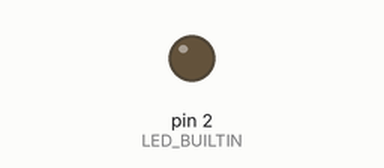
The sketch below on a simulated Arduino Uno, built with avr-gcc and run on an emulated ATmega328P. Shown: output pins drawn as LEDs (lit = HIGH).

Above: at 0.5 s.
At 5.0 s:
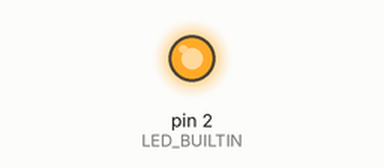
Timing chart, 0 to 6.9 s (numbered marks = the images above):
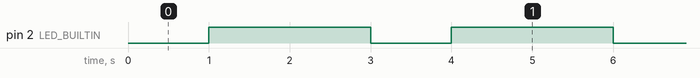

The sketch:

Led_ON_OFF.ino
```cpp
#define LED_BUILTIN 2
void setup() {
 pinMode(LED_BUILTIN, OUTPUT); // Initialize the LED_BUILTIN
}
void loop() {
 digitalWrite(LED_BUILTIN, LOW); // Turn the LED on
 // Nota che LOW è il livello di tensione
 // ma in realtà il LED è acceso, questo perché
 // é attivo LOW sulla ESP
 delay(1000); // attendere un secondo
 digitalWrite(LED_BUILTIN, HIGH); // Spegne il LED
// mettendo il voltaggio su HIGH
 delay(2000); // Attendere per due secondi
}
```

Measured:
- by itself, pin 2 (LED_BUILTIN): alternates HIGH for 2.0 s and LOW for 1.0 s
